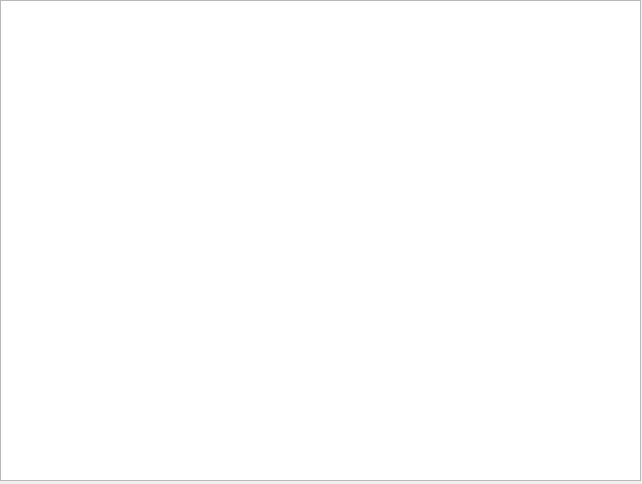
<?xml version="1.0" encoding="UTF-8"?>
<ui version="4.0">
 <class>Form</class>
 <widget class="QWidget" name="Form">
  <property name="geometry">
   <rect>
    <x>0</x>
    <y>0</y>
    <width>642</width>
    <height>484</height>
   </rect>
  </property>
  <property name="windowTitle">
   <string>Обозреватель инцидентов</string>
  </property>
  <widget class="QListWidget" name="incidentList">
   <property name="geometry">
    <rect>
     <x>0</x>
     <y>0</y>
     <width>641</width>
     <height>481</height>
    </rect>
   </property>
  </widget>
 </widget>
 <resources/>
 <connections/>
</ui>
